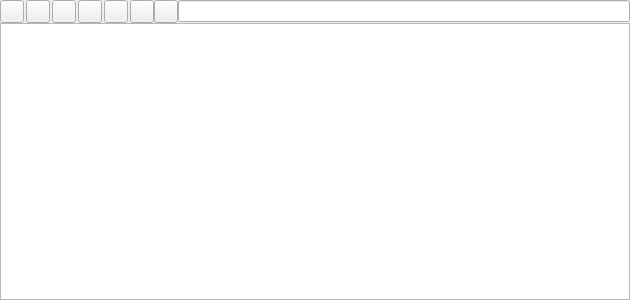
<?xml version="1.0" encoding="UTF-8"?>
<ui version="4.0">
 <class>DebuggerConsole</class>
 <widget class="QWidget" name="DebuggerConsole">
  <property name="geometry">
   <rect>
    <x>0</x>
    <y>0</y>
    <width>630</width>
    <height>300</height>
   </rect>
  </property>
  <property name="windowTitle">
   <string> Debugger Console</string>
  </property>
  <layout class="QVBoxLayout" name="verticalLayout" stretch="1,10">
   <property name="spacing">
    <number>0</number>
   </property>
   <property name="leftMargin">
    <number>0</number>
   </property>
   <property name="topMargin">
    <number>0</number>
   </property>
   <property name="rightMargin">
    <number>0</number>
   </property>
   <property name="bottomMargin">
    <number>0</number>
   </property>
   <item>
    <layout class="QHBoxLayout" name="horizontalLayout" stretch="1,0,10">
     <property name="spacing">
      <number>0</number>
     </property>
     <item>
      <widget class="QWidget" name="toolbar" native="true">
       <layout class="QHBoxLayout" name="horizontalLayout_2">
        <property name="spacing">
         <number>2</number>
        </property>
        <property name="leftMargin">
         <number>0</number>
        </property>
        <property name="topMargin">
         <number>0</number>
        </property>
        <property name="rightMargin">
         <number>0</number>
        </property>
        <property name="bottomMargin">
         <number>0</number>
        </property>
        <item>
         <widget class="QToolButton" name="btn_run">
          <property name="text">
           <string/>
          </property>
         </widget>
        </item>
        <item>
         <widget class="QToolButton" name="btn_continue">
          <property name="text">
           <string/>
          </property>
         </widget>
        </item>
        <item>
         <widget class="QToolButton" name="btn_step">
          <property name="text">
           <string/>
          </property>
         </widget>
        </item>
        <item>
         <widget class="QToolButton" name="btn_step_in">
          <property name="text">
           <string/>
          </property>
         </widget>
        </item>
        <item>
         <widget class="QToolButton" name="btn_step_out">
          <property name="text">
           <string/>
          </property>
         </widget>
        </item>
        <item>
         <widget class="QToolButton" name="btn_stop">
          <property name="text">
           <string/>
          </property>
         </widget>
        </item>
        <item>
         <spacer name="horizontalSpacer">
          <property name="orientation">
           <enum>Qt::Horizontal</enum>
          </property>
          <property name="sizeHint" stdset="0">
           <size>
            <width>40</width>
            <height>20</height>
           </size>
          </property>
         </spacer>
        </item>
       </layout>
      </widget>
     </item>
     <item>
      <widget class="QToolButton" name="btn_clear">
       <property name="text">
        <string/>
       </property>
      </widget>
     </item>
     <item>
      <widget class="QLineEdit" name="cmd_line"/>
     </item>
    </layout>
   </item>
   <item>
    <widget class="QPlainTextEdit" name="console">
     <property name="lineWrapMode">
      <enum>QPlainTextEdit::NoWrap</enum>
     </property>
     <property name="readOnly">
      <bool>true</bool>
     </property>
    </widget>
   </item>
  </layout>
  <action name="actionContinue">
   <property name="icon">
    <iconset resource="../icons.qrc">
     <normaloff>:/app_data/icons/go-next.svg</normaloff>:/app_data/icons/go-next.svg</iconset>
   </property>
   <property name="text">
    <string>Continue</string>
   </property>
   <property name="toolTip">
    <string>Continue F7</string>
   </property>
   <property name="shortcut">
    <string>F7</string>
   </property>
  </action>
  <action name="actionStep">
   <property name="icon">
    <iconset resource="../icons.qrc">
     <normaloff>:/app_data/icons/go-last.svg</normaloff>:/app_data/icons/go-last.svg</iconset>
   </property>
   <property name="text">
    <string>Step</string>
   </property>
   <property name="toolTip">
    <string>Step F6</string>
   </property>
   <property name="shortcut">
    <string>F6</string>
   </property>
  </action>
  <action name="actionStep_into">
   <property name="icon">
    <iconset resource="../icons.qrc">
     <normaloff>:/app_data/icons/go-jump.svg</normaloff>:/app_data/icons/go-jump.svg</iconset>
   </property>
   <property name="text">
    <string>Step into</string>
   </property>
   <property name="toolTip">
    <string>Step into F5</string>
   </property>
   <property name="shortcut">
    <string>F5</string>
   </property>
  </action>
  <action name="actionStep_Out">
   <property name="icon">
    <iconset resource="../icons.qrc">
     <normaloff>:/app_data/icons/go-stepout.svg</normaloff>:/app_data/icons/go-stepout.svg</iconset>
   </property>
   <property name="text">
    <string>Step Out</string>
   </property>
   <property name="toolTip">
    <string>Step Out F8</string>
   </property>
   <property name="shortcut">
    <string>F8</string>
   </property>
  </action>
  <action name="actionStop">
   <property name="icon">
    <iconset resource="../icons.qrc">
     <normaloff>:/app_data/icons/gtk-media-stop.svg</normaloff>:/app_data/icons/gtk-media-stop.svg</iconset>
   </property>
   <property name="text">
    <string>Stop</string>
   </property>
   <property name="toolTip">
    <string>Stop F11</string>
   </property>
   <property name="shortcut">
    <string>F11</string>
   </property>
  </action>
  <action name="actionRun">
   <property name="icon">
    <iconset resource="../icons.qrc">
     <normaloff>:/app_data/icons/media-seek-forward.svg</normaloff>:/app_data/icons/media-seek-forward.svg</iconset>
   </property>
   <property name="text">
    <string>Run</string>
   </property>
   <property name="toolTip">
    <string>Run Without Debugger</string>
   </property>
  </action>
  <action name="actionClear">
   <property name="icon">
    <iconset resource="../icons.qrc">
     <normaloff>:/app_data/icons/gtk-clear.svg</normaloff>:/app_data/icons/gtk-clear.svg</iconset>
   </property>
   <property name="text">
    <string>Clear</string>
   </property>
   <property name="toolTip">
    <string>Clear</string>
   </property>
  </action>
 </widget>
 <resources>
  <include location="../icons.qrc"/>
 </resources>
 <connections/>
</ui>
